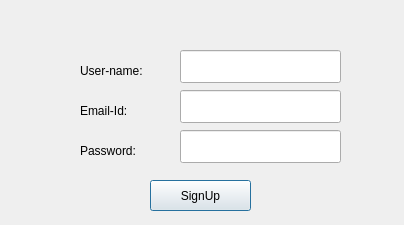
<?xml version="1.0" encoding="UTF-8"?>
<ui version="4.0">
 <class>Dialog</class>
 <widget class="QDialog" name="Dialog">
  <property name="geometry">
   <rect>
    <x>0</x>
    <y>0</y>
    <width>404</width>
    <height>225</height>
   </rect>
  </property>
  <property name="windowTitle">
   <string>Dialog</string>
  </property>
  <widget class="QLabel" name="uname_label">
   <property name="geometry">
    <rect>
     <x>80</x>
     <y>60</y>
     <width>91</width>
     <height>21</height>
    </rect>
   </property>
   <property name="text">
    <string>User-name:</string>
   </property>
  </widget>
  <widget class="QLabel" name="email_label">
   <property name="geometry">
    <rect>
     <x>80</x>
     <y>100</y>
     <width>81</width>
     <height>21</height>
    </rect>
   </property>
   <property name="text">
    <string>Email-Id:</string>
   </property>
  </widget>
  <widget class="QLabel" name="label_3">
   <property name="geometry">
    <rect>
     <x>80</x>
     <y>140</y>
     <width>81</width>
     <height>21</height>
    </rect>
   </property>
   <property name="text">
    <string>Password:</string>
   </property>
  </widget>
  <widget class="QLabel" name="pwd_label">
   <property name="geometry">
    <rect>
     <x>80</x>
     <y>140</y>
     <width>67</width>
     <height>21</height>
    </rect>
   </property>
   <property name="text">
    <string/>
   </property>
  </widget>
  <widget class="QLineEdit" name="uname_le">
   <property name="geometry">
    <rect>
     <x>180</x>
     <y>50</y>
     <width>161</width>
     <height>33</height>
    </rect>
   </property>
  </widget>
  <widget class="QLineEdit" name="email_le">
   <property name="geometry">
    <rect>
     <x>180</x>
     <y>90</y>
     <width>161</width>
     <height>33</height>
    </rect>
   </property>
  </widget>
  <widget class="QLineEdit" name="pwd_le">
   <property name="geometry">
    <rect>
     <x>180</x>
     <y>130</y>
     <width>161</width>
     <height>33</height>
    </rect>
   </property>
  </widget>
  <widget class="QPushButton" name="signup_button">
   <property name="geometry">
    <rect>
     <x>150</x>
     <y>180</y>
     <width>101</width>
     <height>31</height>
    </rect>
   </property>
   <property name="text">
    <string>SignUp</string>
   </property>
  </widget>
 </widget>
 <resources/>
 <connections/>
</ui>
